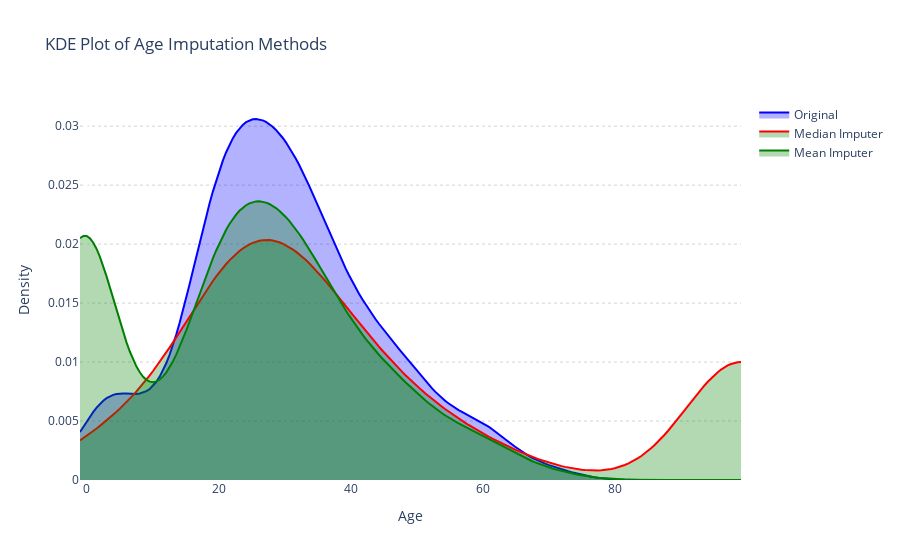

Notebook source saved alongside this figure:
### Code cell
age_orig = x_train['Age'].drop_nulls().to_numpy()
age_999 = x_train['Age_99'].drop_nulls().to_numpy()
age_minus1 = x_train['Age_minus1'].drop_nulls().to_numpy()

x_vals = np.linspace(min(age_orig.min(), age_999.min(), age_minus1.min()),
                     max(age_orig.max(), age_999.max(), age_minus1.max()), 200)

kde_original  = gaussian_kde(age_orig)(x_vals)
kde_median    = gaussian_kde(age_999)(x_vals)
kde_mean      = gaussian_kde(age_minus1)(x_vals)

fig = go.Figure()

fig.add_traces(go.Scatter(
    x = x_vals, 
    y = kde_original,
    name = 'Original',
    mode = 'lines',
    fill = 'tozeroy',
    line = dict(color = 'blue'),
    fillcolor = 'rgba(0,0,255,0.3)'
))

fig.add_trace(go.Scatter(
    x = x_vals, 
    y = kde_median, 
    name = 'Median Imputer',
    mode = 'lines',
    fill = 'tozeroy',
    line = dict(color = 'red'),
    fillcolor = 'rgba(0,128,0,0.3)'
))

fig.add_trace(go.Scatter(
    x = x_vals, 
    y = kde_mean, 
    name = 'Mean Imputer',
    mode = 'lines',
    fill = 'tozeroy',
    line = dict(color = 'green'),
    fillcolor = 'rgba(0,128,0,0.3)'
))

fig.update_layout(
    title = 'KDE Plot of Age Imputation Methods',
    xaxis_title = 'Age',
    yaxis_title = 'Density',
    plot_bgcolor = 'white',
    yaxis=dict(showgrid=True, gridcolor='lightgray', gridwidth=1, griddash='dot'),
    xaxis=dict(showgrid=False)
)

fig.show()

### Figure 1 — Plotly figure (JSON) as saved in the notebook; plotly's stock layout.template omitted (floating-point values rounded to 4 significant figures; data arrays with more than 128 entries replaced by an {"elided": "..."} marker saying what was removed)
{"data": [{"fill": "tozeroy", "fillcolor": "rgba(0,0,255,0.3)", "line": {"color": "blue"}, "mode": "lines", "name": "Original", "type": "scatter", "x": {"elided": "200 float values"}, "y": {"elided": "200 float values"}}, {"fill": "tozeroy", "fillcolor": "rgba(0,128,0,0.3)", "line": {"color": "red"}, "mode": "lines", "name": "Median Imputer", "type": "scatter", "x": {"elided": "200 float values"}, "y": {"elided": "200 float values"}}, {"fill": "tozeroy", "fillcolor": "rgba(0,128,0,0.3)", "line": {"color": "green"}, "mode": "lines", "name": "Mean Imputer", "type": "scatter", "x": {"elided": "200 float values"}, "y": {"elided": "200 float values"}}], "layout": {"plot_bgcolor": "white", "title": {"text": "KDE Plot of Age Imputation Methods"}, "xaxis": {"showgrid": false, "title": {"text": "Age"}}, "yaxis": {"gridcolor": "lightgray", "griddash": "dot", "gridwidth": 1, "showgrid": true, "title": {"text": "Density"}}}}
